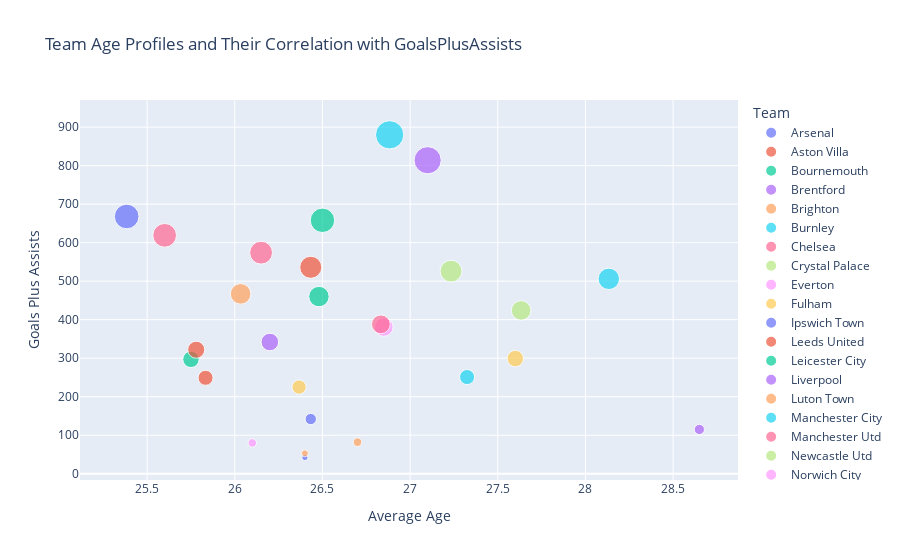
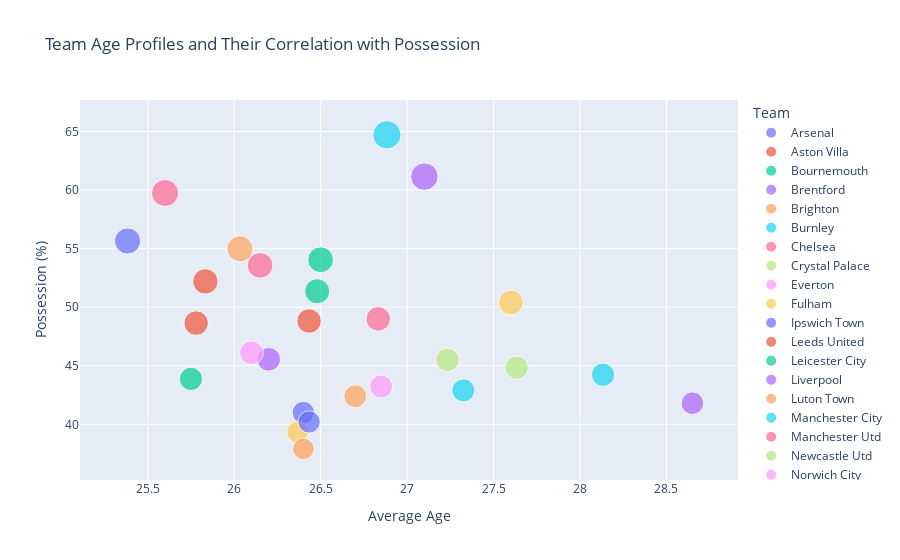

Notebook cell for these charts, in order:
### Code cell
# Analyze Team Age Profiles and Their Correlation with Performance
query = """
SELECT 
    Team, 
    AVG(AverageAge) AS AvgAge, 
    SUM(GoalsPlusAssists) AS PerformanceMetric1,
    AVG(Possession) AS PerformanceMetric2
FROM 
    TeamStatistics
GROUP BY 
    Team
ORDER BY 
    Team;
"""
team_age_performance = pd.read_sql(query, conn)

# Create the interactive scatter plot for GoalsPlusAssists
fig_age_performance1 = px.scatter(team_age_performance, x='AvgAge', y='PerformanceMetric1', color='Team', size='PerformanceMetric1', hover_name='Team',
                                  title="Team Age Profiles and Their Correlation with GoalsPlusAssists",
                                  labels={"AvgAge": "Average Age", "PerformanceMetric1": "Goals Plus Assists"})
fig_age_performance1.update_layout(showlegend=True)
fig_age_performance1.show()

# Create the interactive scatter plot for Possession
fig_age_performance2 = px.scatter(team_age_performance, x='AvgAge', y='PerformanceMetric2', color='Team', size='PerformanceMetric2', hover_name='Team',
                                  title="Team Age Profiles and Their Correlation with Possession",
                                  labels={"AvgAge": "Average Age", "PerformanceMetric2": "Possession (%)"})
fig_age_performance2.update_layout(showlegend=True)
fig_age_performance2.show()

### Figure 1 — Plotly figure (JSON) as saved in the notebook; plotly's stock layout.template omitted (floating-point values rounded to 4 significant figures)
{"data": [{"hovertemplate": "<b>%{hovertext}</b><br><br>Team=Arsenal<br>Average Age=%{x}<br>Goals Plus Assists=%{marker.size}<extra></extra>", "hovertext": ["Arsenal"], "legendgroup": "Arsenal", "marker": {"color": "#636efa", "size": [668], "sizemode": "area", "sizeref": 2.2, "symbol": "circle"}, "mode": "markers", "name": "Arsenal", "orientation": "v", "showlegend": true, "type": "scatter", "x": [25.38], "xaxis": "x", "y": [668], "yaxis": "y"}, {"hovertemplate": "<b>%{hovertext}</b><br><br>Team=Aston Villa<br>Average Age=%{x}<br>Goals Plus Assists=%{marker.size}<extra></extra>", "hovertext": ["Aston Villa"], "legendgroup": "Aston Villa", "marker": {"color": "#EF553B", "size": [536], "sizemode": "area", "sizeref": 2.2, "symbol": "circle"}, "mode": "markers", "name": "Aston Villa", "orientation": "v", "showlegend": true, "type": "scatter", "x": [26.43], "xaxis": "x", "y": [536], "yaxis": "y"}, {"hovertemplate": "<b>%{hovertext}</b><br><br>Team=Bournemouth<br>Average Age=%{x}<br>Goals Plus Assists=%{marker.size}<extra></extra>", "hovertext": ["Bournemouth"], "legendgroup": "Bournemouth", "marker": {"color": "#00cc96", "size": [297], "sizemode": "area", "sizeref": 2.2, "symbol": "circle"}, "mode": "markers", "name": "Bournemouth", "orientation": "v", "showlegend": true, "type": "scatter", "x": [25.75], "xaxis": "x", "y": [297], "yaxis": "y"}, {"hovertemplate": "<b>%{hovertext}</b><br><br>Team=Brentford<br>Average Age=%{x}<br>Goals Plus Assists=%{marker.size}<extra></extra>", "hovertext": ["Brentford"], "legendgroup": "Brentford", "marker": {"color": "#ab63fa", "size": [342], "sizemode": "area", "sizeref": 2.2, "symbol": "circle"}, "mode": "markers", "name": "Brentford", "orientation": "v", "showlegend": true, "type": "scatter", "x": [26.2], "xaxis": "x", "y": [342], "yaxis": "y"}, {"hovertemplate": "<b>%{hovertext}</b><br><br>Team=Brighton<br>Average Age=%{x}<br>Goals Plus Assists=%{marker.size}<extra></extra>", "hovertext": ["Brighton"], "legendgroup": "Brighton", "marker": {"color": "#FFA15A", "size": [467], "sizemode": "area", "sizeref": 2.2, "symbol": "circle"}, "mode": "markers", "name": "Brighton", "orientation": "v", "showlegend": true, "type": "scatter", "x": [26.03], "xaxis": "x", "y": [467], "yaxis": "y"}, {"hovertemplate": "<b>%{hovertext}</b><br><br>Team=Burnley<br>Average Age=%{x}<br>Goals Plus Assists=%{marker.size}<extra></extra>", "hovertext": ["Burnley"], "legendgroup": "Burnley", "marker": {"color": "#19d3f3", "size": [251], "sizemode": "area", "sizeref": 2.2, "symbol": "circle"}, "mode": "markers", "name": "Burnley", "orientation": "v", "showlegend": true, "type": "scatter", "x": [27.32], "xaxis": "x", "y": [251], "yaxis": "y"}, {"hovertemplate": "<b>%{hovertext}</b><br><br>Team=Chelsea<br>Average Age=%{x}<br>Goals Plus Assists=%{marker.size}<extra></extra>", "hovertext": ["Chelsea"], "legendgroup": "Chelsea", "marker": {"color": "#FF6692", "size": [619], "sizemode": "area", "sizeref": 2.2, "symbol": "circle"}, "mode": "markers", "name": "Chelsea", "orientation": "v", "showlegend": true, "type": "scatter", "x": [25.6], "xaxis": "x", "y": [619], "yaxis": "y"}, {"hovertemplate": "<b>%{hovertext}</b><br><br>Team=Crystal Palace<br>Average Age=%{x}<br>Goals Plus Assists=%{marker.size}<extra></extra>", "hovertext": ["Crystal Palace"], "legendgroup": "Crystal Palace", "marker": {"color": "#B6E880", "size": [424], "sizemode": "area", "sizeref": 2.2, "symbol": "circle"}, "mode": "markers", "name": "Crystal Palace", "orientation": "v", "showlegend": true, "type": "scatter", "x": [27.63], "xaxis": "x", "y": [424], "yaxis": "y"}, {"hovertemplate": "<b>%{hovertext}</b><br><br>Team=Everton<br>Average Age=%{x}<br>Goals Plus Assists=%{marker.size}<extra></extra>", "hovertext": ["Everton"], "legendgroup": "Everton", "marker": {"color": "#FF97FF", "size": [381], "sizemode": "area", "sizeref": 2.2, "symbol": "circle"}, "mode": "markers", "name": "Everton", "orientation": "v", "showlegend": true, "type": "scatter", "x": [26.85], "xaxis": "x", "y": [381], "yaxis": "y"}, {"hovertemplate": "<b>%{hovertext}</b><br><br>Team=Fulham<br>Average Age=%{x}<br>Goals Plus Assists=%{marker.size}<extra></extra>", "hovertext": ["Fulham"], "legendgroup": "Fulham", "marker": {"color": "#FECB52", "size": [299], "sizemode": "area", "sizeref": 2.2, "symbol": "circle"}, "mode": "markers", "name": "Fulham", "orientation": "v", "showlegend": true, "type": "scatter", "x": [27.6], "xaxis": "x", "y": [299], "yaxis": "y"}, {"hovertemplate": "<b>%{hovertext}</b><br><br>Team=Ipswich Town<br>Average Age=%{x}<br>Goals Plus Assists=%{marker.size}<extra></extra>", "hovertext": ["Ipswich Town"], "legendgroup": "Ipswich Town", "marker": {"color": "#636efa", "size": [42], "sizemode": "area", "sizeref": 2.2, "symbol": "circle"}, "mode": "markers", "name": "Ipswich Town", "orientation": "v", "showlegend": true, "type": "scatter", "x": [26.4], "xaxis": "x", "y": [42], "yaxis": "y"}, {"hovertemplate": "<b>%{hovertext}</b><br><br>Team=Leeds United<br>Average Age=%{x}<br>Goals Plus Assists=%{marker.size}<extra></extra>", "hovertext": ["Leeds United"], "legendgroup": "Leeds United", "marker": {"color": "#EF553B", "size": [249], "sizemode": "area", "sizeref": 2.2, "symbol": "circle"}, "mode": "markers", "name": "Leeds United", "orientation": "v", "showlegend": true, "type": "scatter", "x": [25.83], "xaxis": "x", "y": [249], "yaxis": "y"}, {"hovertemplate": "<b>%{hovertext}</b><br><br>Team=Leicester City<br>Average Age=%{x}<br>Goals Plus Assists=%{marker.size}<extra></extra>", "hovertext": ["Leicester City"], "legendgroup": "Leicester City", "marker": {"color": "#00cc96", "size": [460], "sizemode": "area", "sizeref": 2.2, "symbol": "circle"}, "mode": "markers", "name": "Leicester City", "orientation": "v", "showlegend": true, "type": "scatter", "x": [26.48], "xaxis": "x", "y": [460], "yaxis": "y"}, {"hovertemplate": "<b>%{hovertext}</b><br><br>Team=Liverpool<br>Average Age=%{x}<br>Goals Plus Assists=%{marker.size}<extra></extra>", "hovertext": ["Liverpool"], "legendgroup": "Liverpool", "marker": {"color": "#ab63fa", "size": [814], "sizemode": "area", "sizeref": 2.2, "symbol": "circle"}, "mode": "markers", "name": "Liverpool", "orientation": "v", "showlegend": true, "type": "scatter", "x": [27.1], "xaxis": "x", "y": [814], "yaxis": "y"}, {"hovertemplate": "<b>%{hovertext}</b><br><br>Team=Luton Town<br>Average Age=%{x}<br>Goals Plus Assists=%{marker.size}<extra></extra>", "hovertext": ["Luton Town"], "legendgroup": "Luton Town", "marker": {"color": "#FFA15A", "size": [82], "sizemode": "area", "sizeref": 2.2, "symbol": "circle"}, "mode": "markers", "name": "Luton Town", "orientation": "v", "showlegend": true, "type": "scatter", "x": [26.7], "xaxis": "x", "y": [82], "yaxis": "y"}, {"hovertemplate": "<b>%{hovertext}</b><br><br>Team=Manchester City<br>Average Age=%{x}<br>Goals Plus Assists=%{marker.size}<extra></extra>", "hovertext": ["Manchester City"], "legendgroup": "Manchester City", "marker": {"color": "#19d3f3", "size": [880], "sizemode": "area", "sizeref": 2.2, "symbol": "circle"}, "mode": "markers", "name": "Manchester City", "orientation": "v", "showlegend": true, "type": "scatter", "x": [26.88], "xaxis": "x", "y": [880], "yaxis": "y"}, {"hovertemplate": "<b>%{hovertext}</b><br><br>Team=Manchester Utd<br>Average Age=%{x}<br>Goals Plus Assists=%{marker.size}<extra></extra>", "hovertext": ["Manchester Utd"], "legendgroup": "Manchester Utd", "marker": {"color": "#FF6692", "size": [574], "sizemode": "area", "sizeref": 2.2, "symbol": "circle"}, "mode": "markers", "name": "Manchester Utd", "orientation": "v", "showlegend": true, "type": "scatter", "x": [26.15], "xaxis": "x", "y": [574], "yaxis": "y"}, {"hovertemplate": "<b>%{hovertext}</b><br><br>Team=Newcastle Utd<br>Average Age=%{x}<br>Goals Plus Assists=%{marker.size}<extra></extra>", "hovertext": ["Newcastle Utd"], "legendgroup": "Newcastle Utd", "marker": {"color": "#B6E880", "size": [526], "sizemode": "area", "sizeref": 2.2, "symbol": "circle"}, "mode": "markers", "name": "Newcastle Utd", "orientation": "v", "showlegend": true, "type": "scatter", "x": [27.23], "xaxis": "x", "y": [526], "yaxis": "y"}, {"hovertemplate": "<b>%{hovertext}</b><br><br>Team=Norwich City<br>Average Age=%{x}<br>Goals Plus Assists=%{marker.size}<extra></extra>", "hovertext": ["Norwich City"], "legendgroup": "Norwich City", "marker": {"color": "#FF97FF", "size": [80], "sizemode": "area", "sizeref": 2.2, "symbol": "circle"}, "mode": "markers", "name": "Norwich City", "orientation": "v", "showlegend": true, "type": "scatter", "x": [26.1], "xaxis": "x", "y": [80], "yaxis": "y"}, {"hovertemplate": "<b>%{hovertext}</b><br><br>Team=Nott'ham Forest<br>Average Age=%{x}<br>Goals Plus Assists=%{marker.size}<extra></extra>", "hovertext": ["Nott'ham Forest"], "legendgroup": "Nott'ham Forest", "marker": {"color": "#FECB52", "size": [225], "sizemode": "area", "sizeref": 2.2, "symbol": "circle"}, "mode": "markers", "name": "Nott'ham Forest", "orientation": "v", "showlegend": true, "type": "scatter", "x": [26.37], "xaxis": "x", "y": [225], "yaxis": "y"}, {"hovertemplate": "<b>%{hovertext}</b><br><br>Team=Sheffield Utd<br>Average Age=%{x}<br>Goals Plus Assists=%{marker.size}<extra></extra>", "hovertext": ["Sheffield Utd"], "legendgroup": "Sheffield Utd", "marker": {"color": "#636efa", "size": [142], "sizemode": "area", "sizeref": 2.2, "symbol": "circle"}, "mode": "markers", "name": "Sheffield Utd", "orientation": "v", "showlegend": true, "type": "scatter", "x": [26.43], "xaxis": "x", "y": [142], "yaxis": "y"}, {"hovertemplate": "<b>%{hovertext}</b><br><br>Team=Southampton<br>Average Age=%{x}<br>Goals Plus Assists=%{marker.size}<extra></extra>", "hovertext": ["Southampton"], "legendgroup": "Southampton", "marker": {"color": "#EF553B", "size": [322], "sizemode": "area", "sizeref": 2.2, "symbol": "circle"}, "mode": "markers", "name": "Southampton", "orientation": "v", "showlegend": true, "type": "scatter", "x": [25.78], "xaxis": "x", "y": [322], "yaxis": "y"}, {"hovertemplate": "<b>%{hovertext}</b><br><br>Team=Tottenham<br>Average Age=%{x}<br>Goals Plus Assists=%{marker.size}<extra></extra>", "hovertext": ["Tottenham"], "legendgroup": "Tottenham", "marker": {"color": "#00cc96", "size": [658], "sizemode": "area", "sizeref": 2.2, "symbol": "circle"}, "mode": "markers", "name": "Tottenham", "orientation": "v", "showlegend": true, "type": "scatter", "x": [26.5], "xaxis": "x", "y": [658], "yaxis": "y"}, {"hovertemplate": "<b>%{hovertext}</b><br><br>Team=Watford<br>Average Age=%{x}<br>Goals Plus Assists=%{marker.size}<extra></extra>", "hovertext": ["Watford"], "legendgroup": "Watford", "marker": {"color": "#ab63fa", "size": [115], "sizemode": "area", "sizeref": 2.2, "symbol": "circle"}, "mode": "markers", "name": "Watford", "orientation": "v", "showlegend": true, "type": "scatter", "x": [28.65], "xaxis": "x", "y": [115], "yaxis": "y"}, {"hovertemplate": "<b>%{hovertext}</b><br><br>Team=West Brom<br>Average Age=%{x}<br>Goals Plus Assists=%{marker.size}<extra></extra>", "hovertext": ["West Brom"], "legendgroup": "West Brom", "marker": {"color": "#FFA15A", "size": [53], "sizemode": "area", "sizeref": 2.2, "symbol": "circle"}, "mode": "markers", "name": "West Brom", "orientation": "v", "showlegend": true, "type": "scatter", "x": [26.4], "xaxis": "x", "y": [53], "yaxis": "y"}, {"hovertemplate": "<b>%{hovertext}</b><br><br>Team=West Ham<br>Average Age=%{x}<br>Goals Plus Assists=%{marker.size}<extra></extra>", "hovertext": ["West Ham"], "legendgroup": "West Ham", "marker": {"color": "#19d3f3", "size": [506], "sizemode": "area", "sizeref": 2.2, "symbol": "circle"}, "mode": "markers", "name": "West Ham", "orientation": "v", "showlegend": true, "type": "scatter", "x": [28.13], "xaxis": "x", "y": [506], "yaxis": "y"}, {"hovertemplate": "<b>%{hovertext}</b><br><br>Team=Wolves<br>Average Age=%{x}<br>Goals Plus Assists=%{marker.size}<extra></extra>", "hovertext": ["Wolves"], "legendgroup": "Wolves", "marker": {"color": "#FF6692", "size": [388], "sizemode": "area", "sizeref": 2.2, "symbol": "circle"}, "mode": "markers", "name": "Wolves", "orientation": "v", "showlegend": true, "type": "scatter", "x": [26.83], "xaxis": "x", "y": [388], "yaxis": "y"}], "layout": {"legend": {"itemsizing": "constant", "title": {"text": "Team"}, "tracegroupgap": 0}, "showlegend": true, "title": {"text": "Team Age Profiles and Their Correlation with GoalsPlusAssists"}, "xaxis": {"anchor": "y", "domain": [0, 1], "title": {"text": "Average Age"}}, "yaxis": {"anchor": "x", "domain": [0, 1], "title": {"text": "Goals Plus Assists"}}}}

### Figure 2 — Plotly figure (JSON) as saved in the notebook; plotly's stock layout.template omitted (floating-point values rounded to 4 significant figures)
{"data": [{"hovertemplate": "<b>%{hovertext}</b><br><br>Team=Arsenal<br>Average Age=%{x}<br>Possession (%)=%{marker.size}<extra></extra>", "hovertext": ["Arsenal"], "legendgroup": "Arsenal", "marker": {"color": "#636efa", "size": [55.65], "sizemode": "area", "sizeref": 0.1618, "symbol": "circle"}, "mode": "markers", "name": "Arsenal", "orientation": "v", "showlegend": true, "type": "scatter", "x": [25.38], "xaxis": "x", "y": [55.65], "yaxis": "y"}, {"hovertemplate": "<b>%{hovertext}</b><br><br>Team=Aston Villa<br>Average Age=%{x}<br>Possession (%)=%{marker.size}<extra></extra>", "hovertext": ["Aston Villa"], "legendgroup": "Aston Villa", "marker": {"color": "#EF553B", "size": [48.82], "sizemode": "area", "sizeref": 0.1618, "symbol": "circle"}, "mode": "markers", "name": "Aston Villa", "orientation": "v", "showlegend": true, "type": "scatter", "x": [26.43], "xaxis": "x", "y": [48.82], "yaxis": "y"}, {"hovertemplate": "<b>%{hovertext}</b><br><br>Team=Bournemouth<br>Average Age=%{x}<br>Possession (%)=%{marker.size}<extra></extra>", "hovertext": ["Bournemouth"], "legendgroup": "Bournemouth", "marker": {"color": "#00cc96", "size": [43.88], "sizemode": "area", "sizeref": 0.1618, "symbol": "circle"}, "mode": "markers", "name": "Bournemouth", "orientation": "v", "showlegend": true, "type": "scatter", "x": [25.75], "xaxis": "x", "y": [43.88], "yaxis": "y"}, {"hovertemplate": "<b>%{hovertext}</b><br><br>Team=Brentford<br>Average Age=%{x}<br>Possession (%)=%{marker.size}<extra></extra>", "hovertext": ["Brentford"], "legendgroup": "Brentford", "marker": {"color": "#ab63fa", "size": [45.55], "sizemode": "area", "sizeref": 0.1618, "symbol": "circle"}, "mode": "markers", "name": "Brentford", "orientation": "v", "showlegend": true, "type": "scatter", "x": [26.2], "xaxis": "x", "y": [45.55], "yaxis": "y"}, {"hovertemplate": "<b>%{hovertext}</b><br><br>Team=Brighton<br>Average Age=%{x}<br>Possession (%)=%{marker.size}<extra></extra>", "hovertext": ["Brighton"], "legendgroup": "Brighton", "marker": {"color": "#FFA15A", "size": [54.98], "sizemode": "area", "sizeref": 0.1618, "symbol": "circle"}, "mode": "markers", "name": "Brighton", "orientation": "v", "showlegend": true, "type": "scatter", "x": [26.03], "xaxis": "x", "y": [54.98], "yaxis": "y"}, {"hovertemplate": "<b>%{hovertext}</b><br><br>Team=Burnley<br>Average Age=%{x}<br>Possession (%)=%{marker.size}<extra></extra>", "hovertext": ["Burnley"], "legendgroup": "Burnley", "marker": {"color": "#19d3f3", "size": [42.9], "sizemode": "area", "sizeref": 0.1618, "symbol": "circle"}, "mode": "markers", "name": "Burnley", "orientation": "v", "showlegend": true, "type": "scatter", "x": [27.32], "xaxis": "x", "y": [42.9], "yaxis": "y"}, {"hovertemplate": "<b>%{hovertext}</b><br><br>Team=Chelsea<br>Average Age=%{x}<br>Possession (%)=%{marker.size}<extra></extra>", "hovertext": ["Chelsea"], "legendgroup": "Chelsea", "marker": {"color": "#FF6692", "size": [59.75], "sizemode": "area", "sizeref": 0.1618, "symbol": "circle"}, "mode": "markers", "name": "Chelsea", "orientation": "v", "showlegend": true, "type": "scatter", "x": [25.6], "xaxis": "x", "y": [59.75], "yaxis": "y"}, {"hovertemplate": "<b>%{hovertext}</b><br><br>Team=Crystal Palace<br>Average Age=%{x}<br>Possession (%)=%{marker.size}<extra></extra>", "hovertext": ["Crystal Palace"], "legendgroup": "Crystal Palace", "marker": {"color": "#B6E880", "size": [44.83], "sizemode": "area", "sizeref": 0.1618, "symbol": "circle"}, "mode": "markers", "name": "Crystal Palace", "orientation": "v", "showlegend": true, "type": "scatter", "x": [27.63], "xaxis": "x", "y": [44.83], "yaxis": "y"}, {"hovertemplate": "<b>%{hovertext}</b><br><br>Team=Everton<br>Average Age=%{x}<br>Possession (%)=%{marker.size}<extra></extra>", "hovertext": ["Everton"], "legendgroup": "Everton", "marker": {"color": "#FF97FF", "size": [43.22], "sizemode": "area", "sizeref": 0.1618, "symbol": "circle"}, "mode": "markers", "name": "Everton", "orientation": "v", "showlegend": true, "type": "scatter", "x": [26.85], "xaxis": "x", "y": [43.22], "yaxis": "y"}, {"hovertemplate": "<b>%{hovertext}</b><br><br>Team=Fulham<br>Average Age=%{x}<br>Possession (%)=%{marker.size}<extra></extra>", "hovertext": ["Fulham"], "legendgroup": "Fulham", "marker": {"color": "#FECB52", "size": [50.4], "sizemode": "area", "sizeref": 0.1618, "symbol": "circle"}, "mode": "markers", "name": "Fulham", "orientation": "v", "showlegend": true, "type": "scatter", "x": [27.6], "xaxis": "x", "y": [50.4], "yaxis": "y"}, {"hovertemplate": "<b>%{hovertext}</b><br><br>Team=Ipswich Town<br>Average Age=%{x}<br>Possession (%)=%{marker.size}<extra></extra>", "hovertext": ["Ipswich Town"], "legendgroup": "Ipswich Town", "marker": {"color": "#636efa", "size": [41.0], "sizemode": "area", "sizeref": 0.1618, "symbol": "circle"}, "mode": "markers", "name": "Ipswich Town", "orientation": "v", "showlegend": true, "type": "scatter", "x": [26.4], "xaxis": "x", "y": [41.0], "yaxis": "y"}, {"hovertemplate": "<b>%{hovertext}</b><br><br>Team=Leeds United<br>Average Age=%{x}<br>Possession (%)=%{marker.size}<extra></extra>", "hovertext": ["Leeds United"], "legendgroup": "Leeds United", "marker": {"color": "#EF553B", "size": [52.2], "sizemode": "area", "sizeref": 0.1618, "symbol": "circle"}, "mode": "markers", "name": "Leeds United", "orientation": "v", "showlegend": true, "type": "scatter", "x": [25.83], "xaxis": "x", "y": [52.2], "yaxis": "y"}, {"hovertemplate": "<b>%{hovertext}</b><br><br>Team=Leicester City<br>Average Age=%{x}<br>Possession (%)=%{marker.size}<extra></extra>", "hovertext": ["Leicester City"], "legendgroup": "Leicester City", "marker": {"color": "#00cc96", "size": [51.36], "sizemode": "area", "sizeref": 0.1618, "symbol": "circle"}, "mode": "markers", "name": "Leicester City", "orientation": "v", "showlegend": true, "type": "scatter", "x": [26.48], "xaxis": "x", "y": [51.36], "yaxis": "y"}, {"hovertemplate": "<b>%{hovertext}</b><br><br>Team=Liverpool<br>Average Age=%{x}<br>Possession (%)=%{marker.size}<extra></extra>", "hovertext": ["Liverpool"], "legendgroup": "Liverpool", "marker": {"color": "#ab63fa", "size": [61.15], "sizemode": "area", "sizeref": 0.1618, "symbol": "circle"}, "mode": "markers", "name": "Liverpool", "orientation": "v", "showlegend": true, "type": "scatter", "x": [27.1], "xaxis": "x", "y": [61.15], "yaxis": "y"}, {"hovertemplate": "<b>%{hovertext}</b><br><br>Team=Luton Town<br>Average Age=%{x}<br>Possession (%)=%{marker.size}<extra></extra>", "hovertext": ["Luton Town"], "legendgroup": "Luton Town", "marker": {"color": "#FFA15A", "size": [42.4], "sizemode": "area", "sizeref": 0.1618, "symbol": "circle"}, "mode": "markers", "name": "Luton Town", "orientation": "v", "showlegend": true, "type": "scatter", "x": [26.7], "xaxis": "x", "y": [42.4], "yaxis": "y"}, {"hovertemplate": "<b>%{hovertext}</b><br><br>Team=Manchester City<br>Average Age=%{x}<br>Possession (%)=%{marker.size}<extra></extra>", "hovertext": ["Manchester City"], "legendgroup": "Manchester City", "marker": {"color": "#19d3f3", "size": [64.72], "sizemode": "area", "sizeref": 0.1618, "symbol": "circle"}, "mode": "markers", "name": "Manchester City", "orientation": "v", "showlegend": true, "type": "scatter", "x": [26.88], "xaxis": "x", "y": [64.72], "yaxis": "y"}, {"hovertemplate": "<b>%{hovertext}</b><br><br>Team=Manchester Utd<br>Average Age=%{x}<br>Possession (%)=%{marker.size}<extra></extra>", "hovertext": ["Manchester Utd"], "legendgroup": "Manchester Utd", "marker": {"color": "#FF6692", "size": [53.57], "sizemode": "area", "sizeref": 0.1618, "symbol": "circle"}, "mode": "markers", "name": "Manchester Utd", "orientation": "v", "showlegend": true, "type": "scatter", "x": [26.15], "xaxis": "x", "y": [53.57], "yaxis": "y"}, {"hovertemplate": "<b>%{hovertext}</b><br><br>Team=Newcastle Utd<br>Average Age=%{x}<br>Possession (%)=%{marker.size}<extra></extra>", "hovertext": ["Newcastle Utd"], "legendgroup": "Newcastle Utd", "marker": {"color": "#B6E880", "size": [45.5], "sizemode": "area", "sizeref": 0.1618, "symbol": "circle"}, "mode": "markers", "name": "Newcastle Utd", "orientation": "v", "showlegend": true, "type": "scatter", "x": [27.23], "xaxis": "x", "y": [45.5], "yaxis": "y"}, {"hovertemplate": "<b>%{hovertext}</b><br><br>Team=Norwich City<br>Average Age=%{x}<br>Possession (%)=%{marker.size}<extra></extra>", "hovertext": ["Norwich City"], "legendgroup": "Norwich City", "marker": {"color": "#FF97FF", "size": [46.1], "sizemode": "area", "sizeref": 0.1618, "symbol": "circle"}, "mode": "markers", "name": "Norwich City", "orientation": "v", "showlegend": true, "type": "scatter", "x": [26.1], "xaxis": "x", "y": [46.1], "yaxis": "y"}, {"hovertemplate": "<b>%{hovertext}</b><br><br>Team=Nott'ham Forest<br>Average Age=%{x}<br>Possession (%)=%{marker.size}<extra></extra>", "hovertext": ["Nott'ham Forest"], "legendgroup": "Nott'ham Forest", "marker": {"color": "#FECB52", "size": [39.33], "sizemode": "area", "sizeref": 0.1618, "symbol": "circle"}, "mode": "markers", "name": "Nott'ham Forest", "orientation": "v", "showlegend": true, "type": "scatter", "x": [26.37], "xaxis": "x", "y": [39.33], "yaxis": "y"}, {"hovertemplate": "<b>%{hovertext}</b><br><br>Team=Sheffield Utd<br>Average Age=%{x}<br>Possession (%)=%{marker.size}<extra></extra>", "hovertext": ["Sheffield Utd"], "legendgroup": "Sheffield Utd", "marker": {"color": "#636efa", "size": [40.2], "sizemode": "area", "sizeref": 0.1618, "symbol": "circle"}, "mode": "markers", "name": "Sheffield Utd", "orientation": "v", "showlegend": true, "type": "scatter", "x": [26.43], "xaxis": "x", "y": [40.2], "yaxis": "y"}, {"hovertemplate": "<b>%{hovertext}</b><br><br>Team=Southampton<br>Average Age=%{x}<br>Possession (%)=%{marker.size}<extra></extra>", "hovertext": ["Southampton"], "legendgroup": "Southampton", "marker": {"color": "#EF553B", "size": [48.64], "sizemode": "area", "sizeref": 0.1618, "symbol": "circle"}, "mode": "markers", "name": "Southampton", "orientation": "v", "showlegend": true, "type": "scatter", "x": [25.78], "xaxis": "x", "y": [48.64], "yaxis": "y"}, {"hovertemplate": "<b>%{hovertext}</b><br><br>Team=Tottenham<br>Average Age=%{x}<br>Possession (%)=%{marker.size}<extra></extra>", "hovertext": ["Tottenham"], "legendgroup": "Tottenham", "marker": {"color": "#00cc96", "size": [54.05], "sizemode": "area", "sizeref": 0.1618, "symbol": "circle"}, "mode": "markers", "name": "Tottenham", "orientation": "v", "showlegend": true, "type": "scatter", "x": [26.5], "xaxis": "x", "y": [54.05], "yaxis": "y"}, {"hovertemplate": "<b>%{hovertext}</b><br><br>Team=Watford<br>Average Age=%{x}<br>Possession (%)=%{marker.size}<extra></extra>", "hovertext": ["Watford"], "legendgroup": "Watford", "marker": {"color": "#ab63fa", "size": [41.8], "sizemode": "area", "sizeref": 0.1618, "symbol": "circle"}, "mode": "markers", "name": "Watford", "orientation": "v", "showlegend": true, "type": "scatter", "x": [28.65], "xaxis": "x", "y": [41.8], "yaxis": "y"}, {"hovertemplate": "<b>%{hovertext}</b><br><br>Team=West Brom<br>Average Age=%{x}<br>Possession (%)=%{marker.size}<extra></extra>", "hovertext": ["West Brom"], "legendgroup": "West Brom", "marker": {"color": "#FFA15A", "size": [37.9], "sizemode": "area", "sizeref": 0.1618, "symbol": "circle"}, "mode": "markers", "name": "West Brom", "orientation": "v", "showlegend": true, "type": "scatter", "x": [26.4], "xaxis": "x", "y": [37.9], "yaxis": "y"}, {"hovertemplate": "<b>%{hovertext}</b><br><br>Team=West Ham<br>Average Age=%{x}<br>Possession (%)=%{marker.size}<extra></extra>", "hovertext": ["West Ham"], "legendgroup": "West Ham", "marker": {"color": "#19d3f3", "size": [44.23], "sizemode": "area", "sizeref": 0.1618, "symbol": "circle"}, "mode": "markers", "name": "West Ham", "orientation": "v", "showlegend": true, "type": "scatter", "x": [28.13], "xaxis": "x", "y": [44.23], "yaxis": "y"}, {"hovertemplate": "<b>%{hovertext}</b><br><br>Team=Wolves<br>Average Age=%{x}<br>Possession (%)=%{marker.size}<extra></extra>", "hovertext": ["Wolves"], "legendgroup": "Wolves", "marker": {"color": "#FF6692", "size": [49.0], "sizemode": "area", "sizeref": 0.1618, "symbol": "circle"}, "mode": "markers", "name": "Wolves", "orientation": "v", "showlegend": true, "type": "scatter", "x": [26.83], "xaxis": "x", "y": [49.0], "yaxis": "y"}], "layout": {"legend": {"itemsizing": "constant", "title": {"text": "Team"}, "tracegroupgap": 0}, "showlegend": true, "title": {"text": "Team Age Profiles and Their Correlation with Possession"}, "xaxis": {"anchor": "y", "domain": [0, 1], "title": {"text": "Average Age"}}, "yaxis": {"anchor": "x", "domain": [0, 1], "title": {"text": "Possession (%)"}}}}
